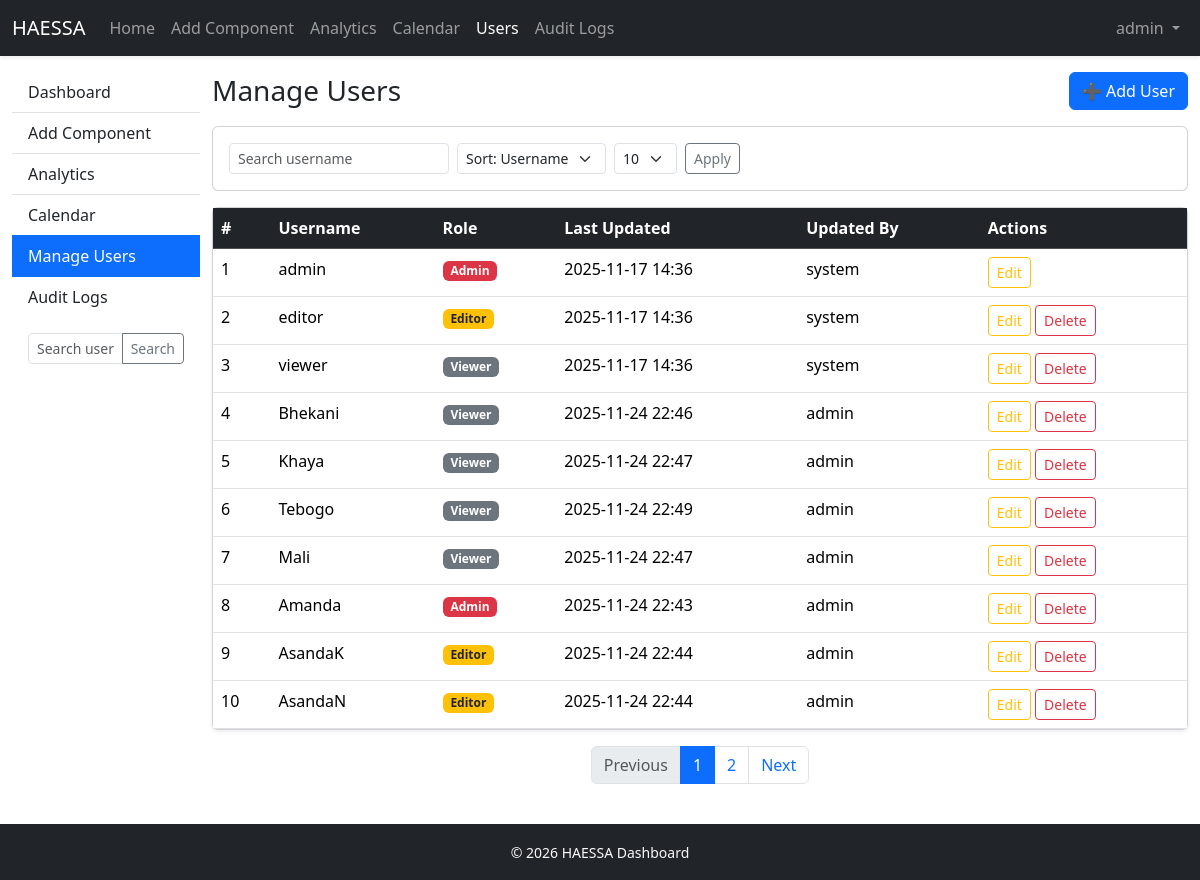
Page /manage_users (signed in) on the committed database.
### app.py (models this page shows, shortened)
class User(UserMixin, db.Model):
    __tablename__ = "users"
    id = db.Column(db.Integer, primary_key=True)
    username = db.Column(db.String(120), unique=True, nullable=False)
    password = db.Column(db.String(200), nullable=False)
    role = db.Column(db.String(20), default="viewer")
    updated_at = db.Column(db.DateTime)
    updated_by = db.Column(db.String(120))

### app.py (the view)
@app.route("/manage_users")
@login_required
@role_required("admin")
def manage_users():
    page = request.args.get("page", 1, type=int)
    users = User.query.order_by(User.id.asc()).paginate(
        page=page,
        per_page=10,
        error_out=False
    )
    return render_template("manage_users.html", users=users)

### app.py (called while the page is built)
@app.context_processor
def inject_current_year():
    return dict(current_year=datetime.utcnow().year)

@login_manager.user_loader
def load_user(uid):
    try:
        return User.query.get(int(uid))
    except:
        return None

def role_required(*roles):
    def wrapper(fn):
        @wraps(fn)
        def decorated(*a, **kw):
            if not current_user.is_authenticated:
                return redirect(url_for("login"))
            if current_user.role not in roles:
                flash("No permission for this page.", "danger")
                return redirect(url_for("home"))
            return fn(*a, **kw)
        return decorated
    return wrapper

@app.context_processor
def add_globals():
    return {"datetime": datetime}

### templates/manage_users.html (shortened to what this page needs)
{% extends "base.html" %}
{% block content %}
<div class="d-flex align-items-center mb-3">
  <h3 class="mb-0 me-auto">Manage Users</h3>
  <a class="btn btn-primary ms-2" href="{{ url_for('add_user') }}">➕ Add User</a>
</div>
<div class="card mb-3">
  <div class="card-body">
    <form class="row g-2 align-items-center" method="get" action="{{ url_for('manage_users') }}">
      <div class="col-auto">
        <input name="q" class="form-control form-control-sm" placeholder="Search username" value="{{ q }}">
      </div>
      <div class="col-auto">
        <select name="sort" class="form-select form-select-sm">
          <option value="username" {% if sort=='username' %}selected{% endif %}>Sort: Username</option>
        </select>
      </div>
      <div class="col-auto">
        <select name="per_page" class="form-select form-select-sm">
          <option value="10" {% if per_page==10 %}selected{% endif %}>10</option>
        </select>
      </div>
      <div class="col-auto">
        <button class="btn btn-outline-secondary btn-sm">Apply</button>
      </div>
    </form>
  </div>
</div>
<div class="card shadow-sm">
  <div class="table-responsive">
    <table class="table table-hover mb-0">
      <thead class="table-dark">
        <tr>
          <th>#</th><th>Username</th><th>Role</th><th>Last Updated</th><th>Updated By</th><th>Actions</th>
        </tr>
      </thead>
      <tbody>
        {% for u in users.items %}
        <tr>
          <td>{{ u.id }}</td>
          <td>{{ u.username }}</td>
          <td>
            {% if u.role=='admin' %}<span class="badge bg-danger">Admin</span>
            {% elif u.role=='editor' %}<span class="badge bg-warning text-dark">Editor</span>
            {% else %}<span class="badge bg-secondary">Viewer</span>{% endif %}
          </td>
          <td>{{ u.updated_at.strftime('%Y-%m-%d %H:%M') if u.updated_at else '—' }}</td>
          <td>{{ u.updated_by or '—' }}</td>
          <td>
            {% if current_user.role == 'admin' %}
              <a class="btn btn-sm btn-outline-warning" href="{{ url_for('edit_user', id=u.id) }}"> Edit</a>
              {% if u.username != 'admin' %}
                <a class="btn btn-sm btn-outline-danger" href="{{ url_for('delete_user', id=u.id) }}" onclick="return confirm('Delete user {{u.username}}?')">Delete</a>
              {% endif %}
            {% else %}
              <span class="text-muted">No actions</span>
            {% endif %}
          </td>
        </tr>
        {% else %}
        <tr><td colspan="6" class="text-center">No users found.</td></tr>
        {% endfor %}
      </tbody>
    </table>
  </div>
</div>
<nav class="mt-3">
  <ul class="pagination justify-content-center">
    {% if users.has_prev %}
      <li class="page-item"><a class="page-link" href="{{ url_for('manage_users', page=users.prev_num, q=q, sort=sort, per_page=per_page) }}">Previous</a></li>
    {% else %}
      <li class="page-item disabled"><span class="page-link">Previous</span></li>
    {% endif %}
    {% for p in users.iter_pages(left_edge=2, right_edge=2, left_current=2, right_current=2) %}
      {% if p %}
        <li class="page-item {% if p==users.page %}active{% endif %}">
          <a class="page-link" href="{{ url_for('manage_users', page=p, q=q, sort=sort, per_page=per_page) }}">{{ p }}</a>
        </li>
      {% else %}
        <li class="page-item disabled"><span class="page-link">…</span></li>
      {% endif %}
    {% endfor %}
    {% if users.has_next %}
      <li class="page-item"><a class="page-link" href="{{ url_for('manage_users', page=users.next_num, q=q, sort=sort, per_page=per_page) }}">Next</a></li>
    {% else %}
      <li class="page-item disabled"><span class="page-link">Next</span></li>
    {% endif %}
  </ul>
</nav>
{% endblock %}

### templates/base.html (shortened to what this page needs)
<!doctype html>
<html lang="en">
<head>
  <link href="https://cdn.jsdelivr.net/npm/bootstrap@5.3.3/dist/css/bootstrap.min.css" rel="stylesheet">
  <link href="/static/css/styles.css" rel="stylesheet">
</head>
<body>
<nav class="navbar navbar-expand-lg navbar-dark bg-dark shadow-sm">
  <div class="container-fluid">
    <a class="navbar-brand d-flex align-items-center" href="{{ url_for('home') }}">
      <span class="brand-mark">HAESSA</span>
    </a>
    <div class="collapse navbar-collapse" id="navMenu">
      <ul class="navbar-nav me-auto mb-2 mb-lg-0">
        <li class="nav-item">
          <a class="nav-link {% if request.endpoint=='home' %}active{% endif %}"
             href="{{ url_for('home') }}">Home</a>
        </li>
        {% if current_user.is_authenticated and current_user.role in ["admin", "editor"] %}
        <li class="nav-item">
            <a class="nav-link" href="{{ url_for('add_component') }}">Add Component</a>
        </li>
        {% endif %}
        <li class="nav-item">
          <a class="nav-link {% if request.endpoint=='analytics' %}active{% endif %}"
             href="{{ url_for('analytics') }}">Analytics</a>
        </li>
        <li class="nav-item">
          <a class="nav-link {% if request.endpoint=='calendar_view' %}active{% endif %}"
             href="{{ url_for('calendar_view') }}">Calendar</a>
        </li>
        {% if current_user.is_authenticated and current_user.role == 'admin' %}
          <li class="nav-item">
            <a class="nav-link {% if request.endpoint=='manage_users' %}active{% endif %}"
               href="{{ url_for('manage_users') }}">Users</a>
          </li>
          <li class="nav-item">
            <a class="nav-link {% if request.endpoint=='audit_logs' %}active{% endif %}"
               href="{{ url_for('audit_logs') }}">Audit Logs</a>
          </li>
        {% endif %}
      </ul>
      <ul class="navbar-nav ms-auto">
        {% if current_user.is_authenticated %}
          <li class="nav-item dropdown">
            <a class="nav-link dropdown-toggle" href="#" role="button" data-bs-toggle="dropdown">
              {{ current_user.username }}
            </a>
          </li>
        {% else %}
          <li class="nav-item"><a class="nav-link" href="{{ url_for('login') }}">Login</a></li>
        {% endif %}
      </ul>
    </div>
  </div>
</nav>
<div class="container-fluid mt-3">
  <div class="row">
    <aside class="col-lg-2 d-none d-lg-block sidebar pe-0">
      <div class="list-group list-group-flush">
        <a href="{{ url_for('home') }}"
           class="list-group-item list-group-item-action {% if request.endpoint=='home' %}active{% endif %}">
          Dashboard
        </a>
        <a href="{{ url_for('add_component') }}"
           class="list-group-item list-group-item-action {% if request.endpoint=='add_component' %}active{% endif %}">
          Add Component
        </a>
        <a href="{{ url_for('analytics') }}"
           class="list-group-item list-group-item-action {% if request.endpoint=='analytics' %}active{% endif %}">
          Analytics
        </a>
        <a href="{{ url_for('calendar_view') }}"
           class="list-group-item list-group-item-action {% if request.endpoint=='calendar_view' %}active{% endif %}">
          Calendar
        </a>
        {% if current_user.is_authenticated and current_user.role == 'admin' %}
          <a href="{{ url_for('manage_users') }}"
             class="list-group-item list-group-item-action {% if request.endpoint=='manage_users' %}active{% endif %}">
            Manage Users
          </a>
          <a href="{{ url_for('audit_logs') }}"
             class="list-group-item list-group-item-action {% if request.endpoint=='audit_logs' %}active{% endif %}">
            Audit Logs
          </a>
        {% endif %}
      </div>
      {% if current_user.is_authenticated and current_user.role == 'admin' %}
      <div class="p-3">
        <form id="sidebar-search" method="get" action="{{ url_for('manage_users') }}">
          <div class="input-group input-group-sm">
            <input name="q" class="form-control" placeholder="Search users..."
                   value="{{ request.args.get('q','') }}">
            <button class="btn btn-outline-secondary" type="submit">Search</button>
          </div>
        </form>
      </div>
      {% endif %}
    </aside>
    <main class="col-lg-10 col-12">
      {% block content %}{% endblock %}
    </main>
  </div>
</div>
<footer class="mt-4 py-3 bg-dark text-light text-center">
  <small>&copy; {{ datetime.utcnow().year }} HAESSA Dashboard</small>
</footer>
</body>
</html>

### rows in the picture
User: username "admin", id "1", role "Admin", updated_at "2025-11-17 14:36", updated_by "system"
User: id "2", username "editor", role "Editor", updated_at "2025-11-17 14:36", updated_by "system"
User: id "3", username "viewer", role "Viewer", updated_at "2025-11-17 14:36", updated_by "system"
User: id "4", username "Bhekani", role "Viewer", updated_at "2025-11-24 22:46", updated_by "admin"
User: id "5", username "Khaya", role "Viewer", updated_at "2025-11-24 22:47", updated_by "admin"
User: id "6", username "Tebogo", role "Viewer", updated_at "2025-11-24 22:49", updated_by "admin"
User: id "7", username "Mali", role "Viewer", updated_at "2025-11-24 22:47", updated_by "admin"
User: id "8", username "Amanda", role "Admin", updated_at "2025-11-24 22:43", updated_by "admin"
User: id "9", username "AsandaK", role "Editor", updated_at "2025-11-24 22:44", updated_by "admin"
User: id "10", username "AsandaN", role "Editor", updated_at "2025-11-24 22:44", updated_by "admin"

### other values in the picture
{{ p }} "1" "2"
